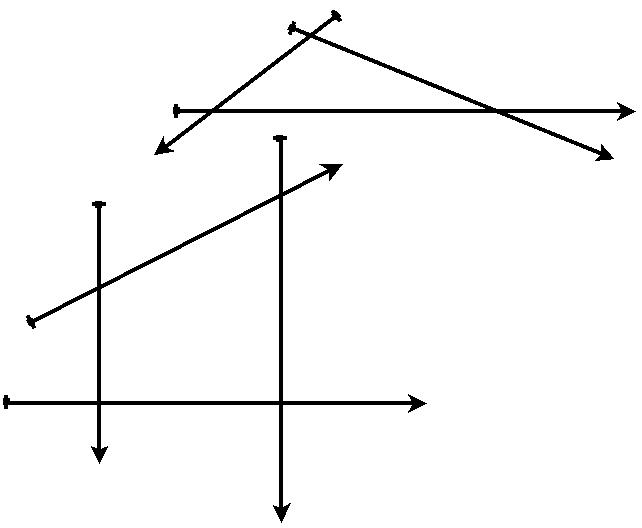
//> input picture dia/68.jpeg, 642 x 528 px
$ ./largeline   (built with g++ and OpenCV 4)
//> lines starting //> are read from the running program, lines starting //| are printed output that depends on the picture
// [18 lines of licence text are left out]
#include<opencv/cv.h>
#include <opencv/highgui.h>
#include<math.h>
#include<iostream>
#include <stdio.h>
IplImage* out;
IplImage* src;
IplImage* buff;
IplImage* dst;
CvSeq* lines=0;
CvMemStorage* storage=cvCreateMemStorage(0);
float arr[1000][10],intr[1000][7];
void detect();
void load();
void window();
void calc(int,int,int,int,int);
void display(int,int);
void linedisplay(int,int);
void intersect();
void extension();
void araydisply();
int dist(int,int);
int check(int);
void crction();
void arayy();
int total=0,ptl=0,buf=0,aray[1000][1000];
int main()
{
  arayy();
  load();
//> in load, src is the input picture: 528 rows x 642 cols, CV_8UC1; min 0, max 255, mean 246.9
  detect();
  crction();
  int i=1,j=total;
  extension();
  linedisplay(i,j);
  //display(i,j);
  //intersect();
 // araydisply();
  window();
  cvWaitKey(0);
}

void detect()
{
  cvCanny(src,dst,50,150,3);
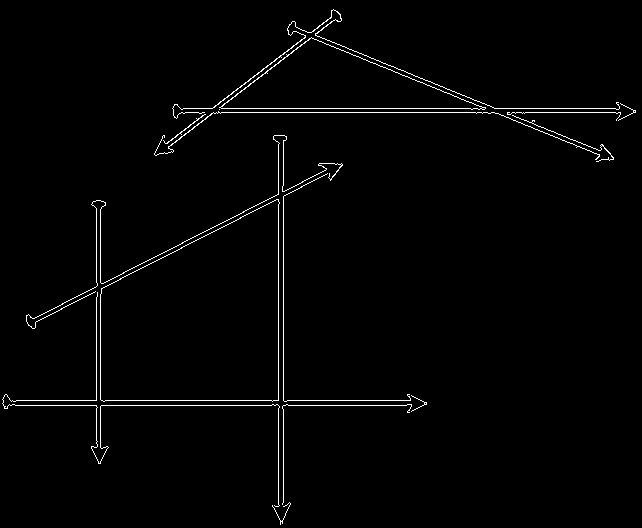
//> dst: 528 rows x 642 cols, CV_8UC1; 1.5% white in thin lines or dots
  lines=cvHoughLines2(dst,storage,CV_HOUGH_PROBABILISTIC,1,CV_PI/180,80,30,10);
//> lines = 16 items
  total=lines->total;
//> total = 16
  for(int a,b,c,d,i=0;i<total;i++)
    {
      CvPoint* line=(CvPoint*)cvGetSeqElem(lines,i);
      a=line[0].x;
      b=line[0].y;
      c=line[1].x;
      d=line[1].y;
      calc(a,b,c,d,i);
    }
//> this loop made 16 passes
//> (a, b, c, d, dx in calc, dy in calc, m in calc, ang in calc) on passes 1 to 12: (172, 108, 630, 108, 458, 0, 0, 0), (173, 112, 494, 112, 321, 0, 0, 0), (3, 400, 421, 400, 418, 0, 0, 0), (3, 405, 423, 405, 420, 0, 0, 0), (283, 506, 283, 135, 0, -371, -inf, 90.05), (278, 517, 278, 135, 0, -382, -inf, 90.05), (100, 282, 100, 200, 0, -82, -inf, 90.05), (96, 458, 96, 200, 0, -258, -inf, 90.05), (136, 266, 325, 170, 189, -96, -0.508, 26.94), (29, 325, 327, 173, 298, -152, -0.51, 27.04), (287, 28, 482, 107, 195, 79, 0.405, 22.07), (161, 153, 297, 47, 136, -106, -0.779, 37.95)

}

void crction()
{
  float cmp=0;
  int flag=0,d,ds;
  int b,c,di,v,u,s11,s12,s21,s22,e11,e12,e21,e22;
  for(int i=0;i<total;i++)
    {
       for(int j=i+1;j<total;j++)
	{
	  flag=0;
	  cmp=arr[i][7]-arr[j][7];
	  if(cmp<0)
	    {
	      cmp=cmp*-1;
	    }
	  if((arr[i][4]>=0)&&(arr[j][4]>=0))
	    {
	      flag=1;
	    }
	  if((arr[i][4]<0)&&(arr[j][4]<0))
	    {
	      flag=1;
	    }
	  if((cmp<2)&&(flag==1)&&(arr[i][8]==0)&&(arr[j][8]==0))
	    {
	      di=dist(i,j);
	      if((di<10))
		{
		  if(arr[i][6]>arr[j][6])
		    {
		      b=j;
		    }
		  else
		    {
		      b=i;
		    }
		  arr[b][8]=1;
		  buf++;

		}
	    }
	}
    }
//> this loop made 16 passes
//> after the loop, cmp = 63.24; buf = 9
//> in main, `int i=1,j=total;`: j = 16
}


void load()
{
  src=cvLoadImage("68.jpeg",0);
  buff=cvLoadImage("68.jpeg",3);
  out=cvLoadImage("68.jpeg",3);
  dst=cvCreateImage(cvGetSize(src),8,0);
}


void calc(int x1,int y1,int x2,int y2,int var)
{
  float dy,dx;
  float c,m,ang,dist;
  dx=x2-x1;
  dy=y2-y1;
  m=dy/dx;
  ang=atan(m)*180/3.14;
  if(ang<0)
    {
      ang=ang*-1;
    }
  c=y1-(m*x1);
  dist=sqrt((dx*dx)+(dy*dy));
  arr[var][0]=x1;
  arr[var][1]=y1;
  arr[var][2]=x2;
  arr[var][3]=y2;
  arr[var][4]=m;
  arr[var][5]=c;
  arr[var][6]=dist;
  arr[var][7]=ang;
    arr[var][8]=0;
  arr[var][9]=0;
  // std::cout<<var<<"\n";
  for(int i=0;i<8;i++)
    {
      // std::cout<<arr[var][i]<<" ";
    }
}


// [15 lines left out: function display, not called in this run]


void linedisplay(int a ,int b)
{
 char c,h[4000],s='"',str[40]="<dia:point val=";
  int i=0,r;
  FILE *f1;
  FILE *f2;
FILE *f3,*f4,*f5;
  f1=fopen("line1.txt","r");
  while(!(feof(f1)))
    {
      c=fgetc(f1);
      h[i++]=c;
    }
  printf("%d \n",i);
  h[i]='\0';
  //printf("%s",a);
  fclose(f1);
 f2=fopen("lines1.dia","w");
  fwrite(&h,(strlen(h)-1),1,f2);
for(int i=(a-1);i<b;i++)
 {
      CvPoint p1,p2;
      p1.x=arr[i][0];
      p1.y=arr[i][1];
      p2.x=arr[i][2];
      p2.y=arr[i][3];
      if(arr[i][8]==0)
      	{
	  cvLine(out,p1,p2,CV_RGB(255,0,0),1,8);
	  f4=fopen("line2.txt","r");
	r=0;
while((!feof(f4)))
{
c=fgetc(f4);
h[r++]=c;
}
h[r]='\0';
fclose(f4);
fprintf(f2,"\n");
fwrite(&h,(strlen(h)-1),1,f2);
fprintf(f2,"%s",str);
fprintf(f2,"%c",s);
  fprintf(f2,"%f,%f",(arr[i][0])/20,(arr[i][1])/20);
fprintf(f2,"%c/>",s);
fprintf(f2,"\n");
fprintf(f2,"%s",str);
fprintf(f2,"%c",s);
fprintf(f2,"%f,%f",(arr[i][2])/20,(arr[i][3])/20);
fprintf(f2,"%c/>",s);
f3=fopen("line3.txt","r");
fprintf(f2,"\n");
r=0;
while(!(feof(f3)))
{
c=fgetc(f3);
h[r++]=c;
}
h[r]='\0';
fclose(f3);
fwrite(&h,(strlen(h)-1),1,f2);
	}
    }
f5=fopen("line4.txt","r");
r=0;
while((!feof(f5)))
{
c=fgetc(f5);
h[r++]=c;
}
h[r]='\0';
fclose(f5);
fwrite(&h,(strlen(h)-1),1,f2);
  fclose(f2);
}

// [34 lines left out: functions check, window, not called in this run]


void arayy()
{
  for(int i=0;i<total;i++)
    {
      for(int j=0;j<total;j++)
	{
	  aray[i][j]=0;
	}
    }
}


void extension()
{
   for(int i=0;i<total;i++)
    {
      if(arr[i][8]==0)
	{
	  if(arr[i][0]!=arr[i][2])
	  {
	    int t=arr[i][0]-arr[i][2];
	    int p=sqrt(t*t);
	    if (p<2)
	      {
	      }
	    else
	      {
		arr[i][0]=(arr[i][0])-15;
		arr[i][1]=(((arr[i][4])*(arr[i][0]))+(arr[i][5]));
		arr[i][2]=(arr[i][2])+15;
		arr[i][3]=(((arr[i][4])*(arr[i][2]))+(arr[i][5]));

	      }
	  }
	else
	  {
	     arr[i][1]=arr[i][1]+15;
	     arr[i][3]=arr[i][3]-15;
	  }
	}
	}
//> this loop made 16 passes
//> (t, p) on passes 1, 4, 10, 13, 14: (-458, 458), (-420, 420), (-298, 298), (-204, 204), (-170, 170)
//> (the run ends here: the program crashes, at `while(!(feof(f1)))`)
